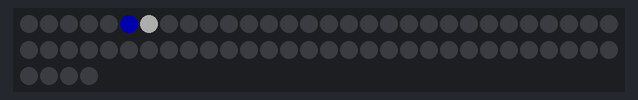
A sketch run on a simulated Arduino Uno, built with avr-gcc and run on an emulated ATmega328P. On the bench: 64 RGB LEDs in strip order, left to right, continuing on the next row. Dim RGB values are drawn brighter than linear.

Above: at 0.1 s.

The sketch:

white_test1.ino
```cpp
/**
 *
 */
#include "Ytani_NeoPixel.h"

const uint8_t PIN_PIXEL        = 4;
const uint8_t PIXELS_N         = 1;
const uint8_t PIXELS_N_MAX     = 64;
const int     BRIGHTNESS       = 255;  // 1-255

const unsigned long LOOP_DELAY = 10;  // ms

Ytani_NeoPixel pixels(PIXELS_N_MAX, PIN_PIXEL);

/**
 *
 */
void setup() {
  pixels.clear();

  /*
  for (int i=0; i < PIXELS_N; i++) {
    pixels.setColor(i, 0x323232);
  } // for(i)
  */
  pixels.setColor(6, 0x323232);
  pixels.setColor(5, 0x000032);
  pixels.show();

} // setup()

/**
 *
 */
void loop() {
  /*
  pixels.setColor(6, 0x808080);
  pixels.show();
  delay(LOOP_DELAY);

  pixels.setColor(6, 0);
  pixels.show();
  */
  delay(LOOP_DELAY);
} // loop()
```

Ytani_NeoPixel.h
```cpp
// (licence header left out)
#ifndef YTANI_NEOPIXEL_H
#define YTANI_NEOPIXEL_H

#include <Adafruit_NeoPixel.h>

/**
 *
 */
class Ytani_NeoPixel {
public:
  Ytani_NeoPixel(uint8_t n, uint8_t pin) {
    this->_pixels = Adafruit_NeoPixel(n, pin, NEO_GRB + NEO_KHZ800);
    this->_pixels.begin();
    this->_pixels.setBrightness(255);
  }

  void clear() {
    this->_pixels.clear();
  }

  void show() {
    this->_pixels.show();
  }

  void setColor(int i, uint32_t col) {
    this->_pixels.setPixelColor(i, col);
  }

  void setColor(int i, uint8_t r, uint8_t g, uint8_t b) {
    this->_pixels.setPixelColor(i, r, g, b);
  }

  uint32_t getColor(int i) {
    return this->_pixels.getPixelColor(i);
  }

  uint32_t color(uint8_t r, uint8_t g, uint8_t b) {
    return this->_pixels.Color(r, g, b);
  }

  /**
   * @param hue 0-65535(0xffff)
   * @param sat 0-255
   * @param val 0-255
   */
  uint32_t colorHSV(uint16_t hue, uint8_t sat, uint8_t val) {
    return this->_pixels.ColorHSV(hue, sat, val);
  }

private:
  Adafruit_NeoPixel _pixels;
  uint8_t pixels_n = 0;
  uint8_t pin;
};
#endif // YTANI_NEOPIXEL_H
```
